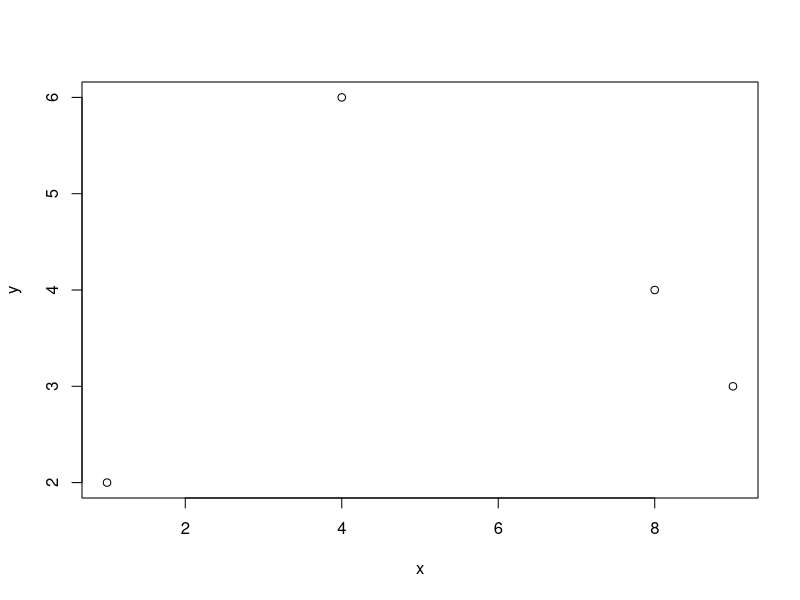
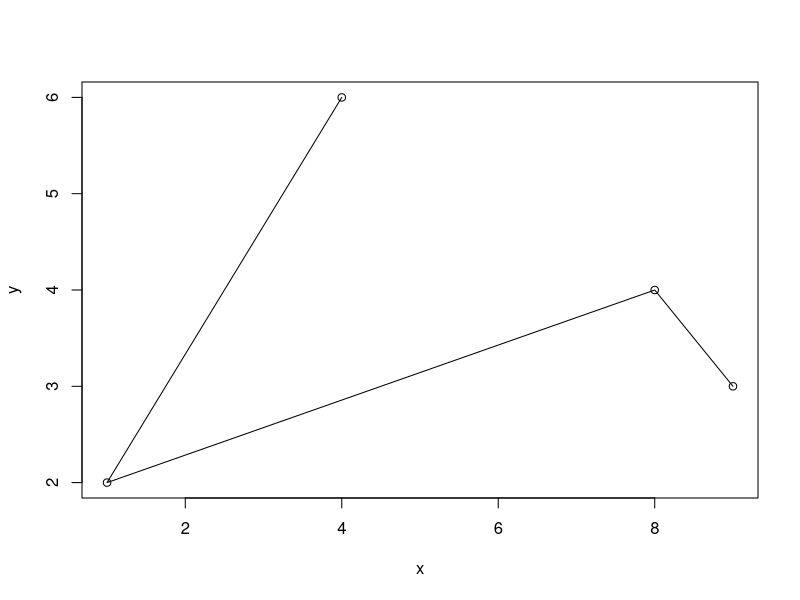
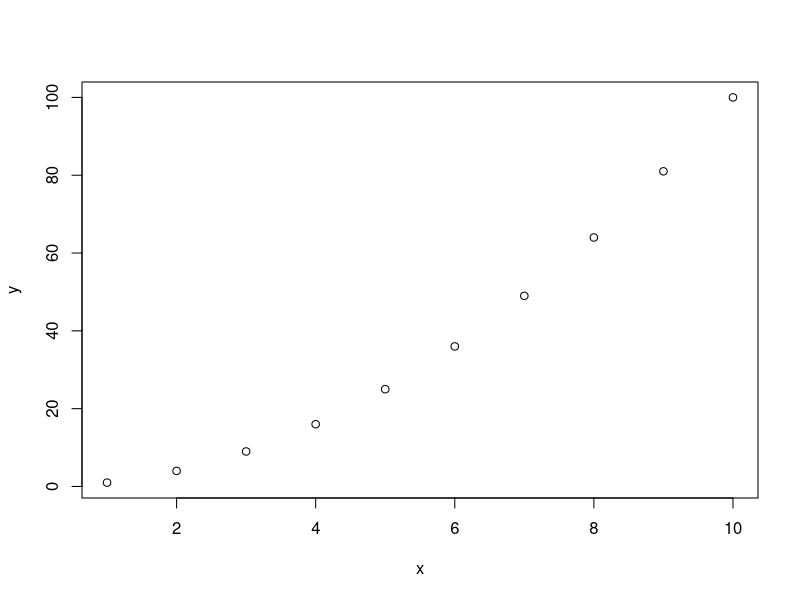
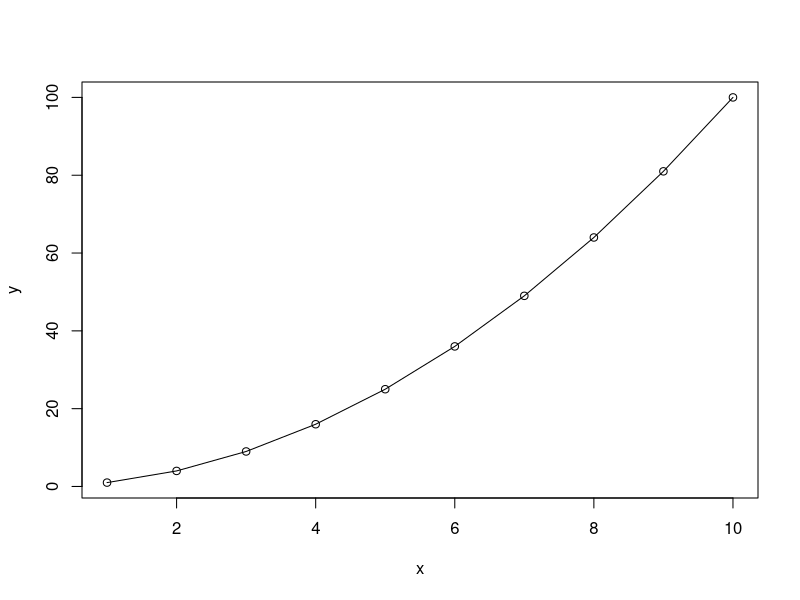
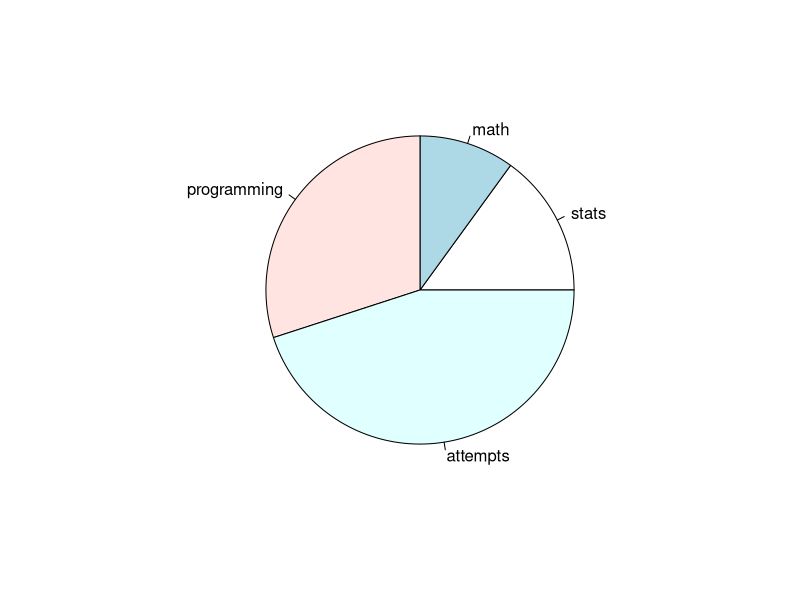
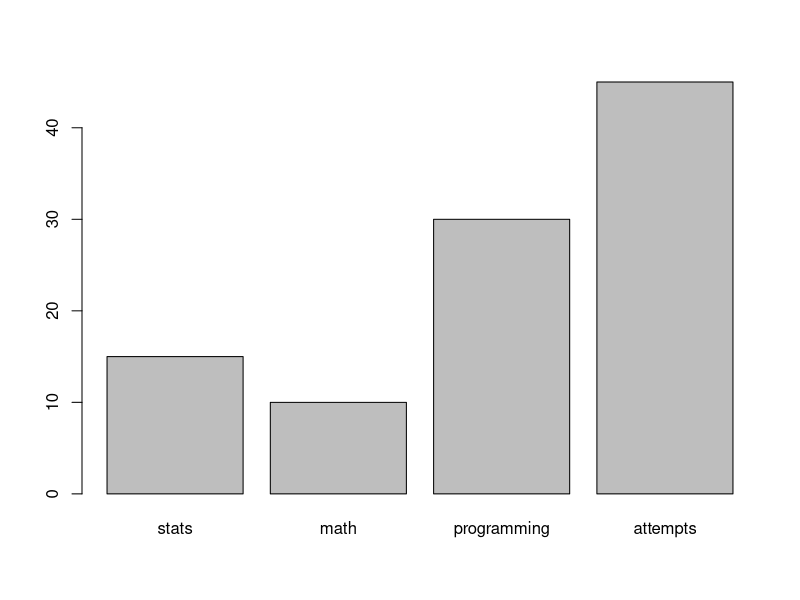
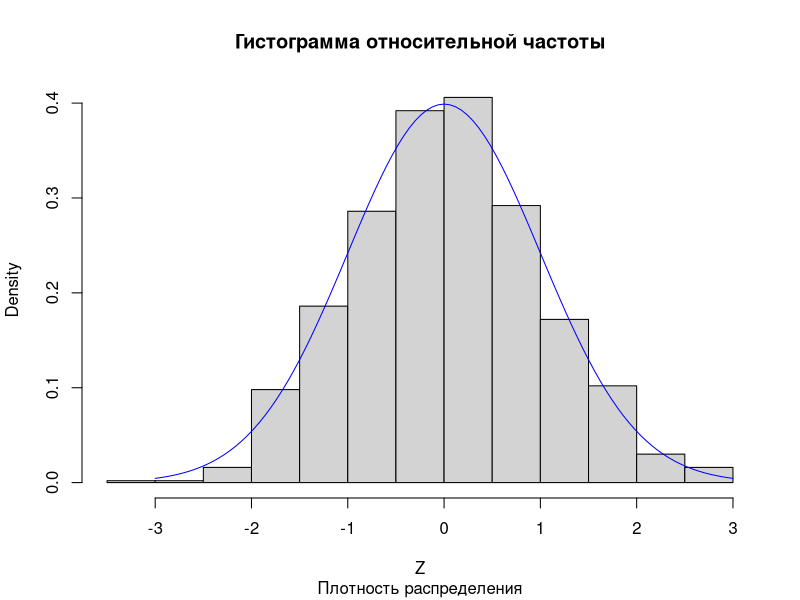

Generate these figures, in order, with R:
## ---- chunk 1
knitr::opts_chunk$set(echo = TRUE)
## ---- chunk 2
1234+4567
## ---- chunk 3
29-45  #вычитание
325/25 #деление
56*12  #умножение
11*11
111*111
1111111*1111111
## ---- chunk 4
options(digits=14)
## ---- chunk 5
1111111*1111111
## ---- chunk 6
options(width=40)
5:32
## ---- chunk 7
1:10
## ---- chunk 8
(1:10)+3
## ---- chunk 9
(1:10)-3
(1:10)*3
(1:10)^2
(1:10)^3
## ---- chunk 10
3:4
## ---- chunk 11
31 %% 7
## ---- chunk 12
31 %/% 7
7*4 + 3 #проверка
## ---- chunk 13
x <-c(4, 1, 8, 9)
y <-c(6, 2, 4, 3)
## ---- chunk 14
plot(x, y)
## ---- chunk 15
plot(x,y);
lines(x, y)
## ---- chunk 16
x <- 1:10; y <- x^2;
plot(x,y)
## ---- chunk 17
plot(x,y);
lines(x,y)
## ---- chunk 18
learn <-c("stats" = 15, "math"= 10,"programming" = 30, "attempts" = 45)
## ---- chunk 19
pie(learn)
## ---- chunk 20
barplot(learn)
## ---- chunk 21
Z <- rnorm(1000)# 1000 standard normal random variates
hist(Z, prob = TRUE, main = "Гистограмма относительной частоты",
sub = "Плотность распределения")
curve(dnorm(x), from = -3, to = 3, add = TRUE, col = "blue")
